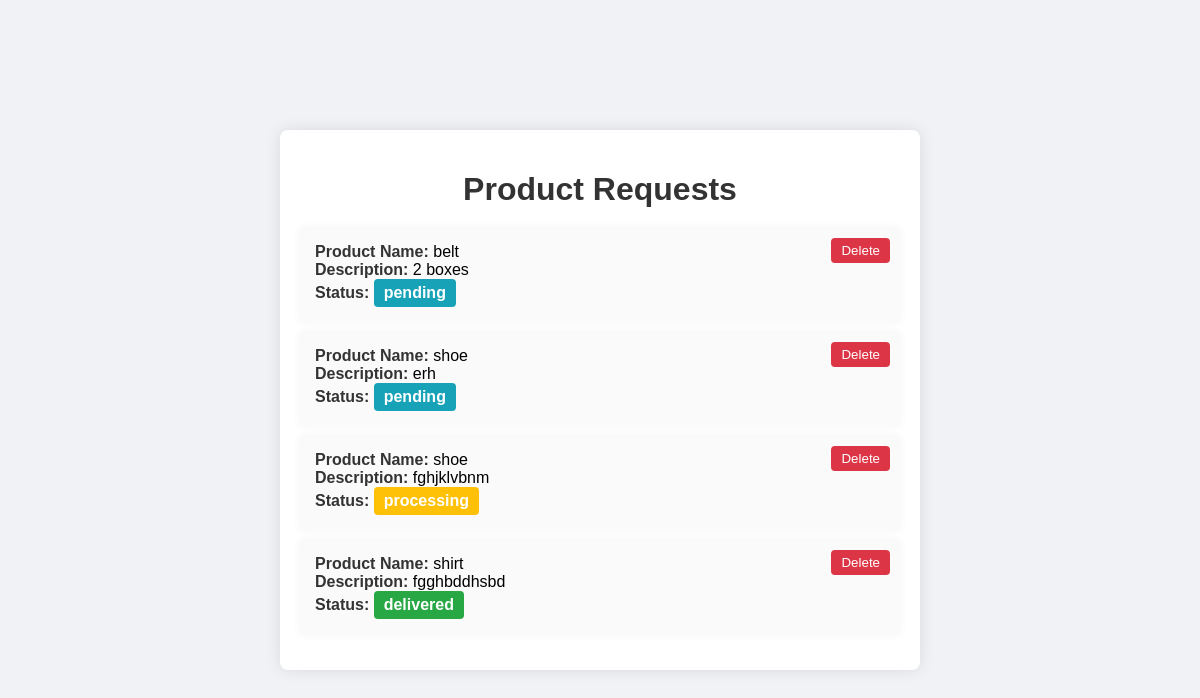
Page /view_requests/ (signed in) on the committed database.
### grocery/models.py (models this page shows)
class ProductRequest(models.Model):
    product_name = models.CharField(max_length=100)
    description = models.TextField()
    status = models.CharField(max_length=20, default='pending')

### grocery/views.py (the view)
# urls.py: path('view_requests/', views.view_requests, name='view_requests'),
@login_required
def view_requests(request):
    product_requests = ProductRequest.objects.all()
    return render(request, 'view_requests.html', {'product_requests': product_requests})

### grocery/templates/view_requests.html (shortened to what this page needs)
<!DOCTYPE html>
<html lang="en">
<head>
</head>
<body>
    <div class="container">
        <h1>Product Requests</h1>
        <ul id="product-requests-list">
            {% for request in product_requests %}
                <li id="request-{{ request.id }}">
                    <strong>Product Name:</strong> {{ request.product_name }}<br>
                    <strong>Description:</strong> {{ request.description }}<br>
                    <strong>Status:</strong>
                    <span class="status {% if request.status == 'processing' %}status-processing{% elif request.status == 'delivered' %}status-delivered{% else %}status-pending{% endif %}">
                        {{ request.status }}
                    </span><br>
                    <button class="delete-btn" data-id="{{ request.id }}">Delete</button>
                </li>
            {% endfor %}
        </ul>
    </div>
</body>
</html>

### grocery/templates/view_requests.html (style rules this page uses)
body { font-family: Arial, sans-serif; background-color: #f0f2f5; display: flex; justify-content: center; align-items: center; height: 100vh; margin: 0; }
.container { background-color: #fff; padding: 20px; border-radius: 8px; box-shadow: 0 0 15px rgba(0, 0, 0, 0.1); max-width: 600px; width: 100%; }
h1 { text-align: center; color: #333; margin-bottom: 20px; }
ul { list-style-type: none; padding: 0; }
li { background-color: #fafafa; margin-bottom: 10px; padding: 15px; border-radius: 5px; box-shadow: 0 0 10px rgba(0, 0, 0, 0.05); position: relative; }
strong { color: #333; }
.status { display: inline-block; padding: 5px 10px; border-radius: 4px; font-weight: bold; }
.status-processing { background-color: #ffc107; color: #fff; }
.status-delivered { background-color: #28a745; color: #fff; }
.status-pending { background-color: #17a2b8; color: #fff; }
.delete-btn { background-color: #dc3545; color: #fff; border: none; padding: 5px 10px; border-radius: 4px; cursor: pointer; position: absolute; top: 10px; right: 10px; }

### rows in the picture
ProductRequest: product_name "belt", description "2 boxes", status "pending"
ProductRequest: product_name "shoe", description "erh", status "pending"
ProductRequest: product_name "shoe", description "fghjklvbnm", status "processing"
ProductRequest: product_name "shirt", description "fgghbddhsbd", status "delivered"
